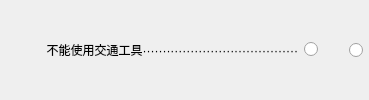
              <widget class="QWidget" name="widget_73" native="true">
               <property name="sizePolicy">
                <sizepolicy hsizetype="Preferred" vsizetype="Fixed">
                 <horstretch>0</horstretch>
                 <verstretch>0</verstretch>
                </sizepolicy>
               </property>
               <layout class="QHBoxLayout" name="horizontalLayout_63">
                <property name="leftMargin">
                 <number>0</number>
                </property>
                <property name="topMargin">
                 <number>0</number>
                </property>
                <property name="rightMargin">
                 <number>6</number>
                </property>
                <property name="bottomMargin">
                 <number>0</number>
                </property>
                <item>
                 <widget class="QLabel" name="label_82">
                  <property name="sizePolicy">
                   <sizepolicy hsizetype="Expanding" vsizetype="Fixed">
                    <horstretch>0</horstretch>
                    <verstretch>0</verstretch>
                   </sizepolicy>
                  </property>
                  <property name="text">
                   <string>              不能使用交通工具·······································</string>
                  </property>
                  <property name="alignment">
                   <set>Qt::AlignLeading|Qt::AlignLeft|Qt::AlignVCenter</set>
                  </property>
                 </widget>
                </item>
                <item>
                 <widget class="QRadioButton" name="radioButton_126">
                  <property name="sizePolicy">
                   <sizepolicy hsizetype="Fixed" vsizetype="Fixed">
                    <horstretch>0</horstretch>
                    <verstretch>0</verstretch>
                   </sizepolicy>
                  </property>
                  <property name="layoutDirection">
                   <enum>Qt::RightToLeft</enum>
                  </property>
                  <property name="text">
                   <string/>
                  </property>
                 </widget>
                </item>
                <item>
                 <widget class="QRadioButton" name="radioButton_127">
                  <property name="sizePolicy">
                   <sizepolicy hsizetype="Fixed" vsizetype="Fixed">
                    <horstretch>0</horstretch>
                    <verstretch>0</verstretch>
                   </sizepolicy>
                  </property>
                  <property name="layoutDirection">
                   <enum>Qt::RightToLeft</enum>
                  </property>
                  <property name="text">
                   <string>    </string>
                  </property>
                 </widget>
                </item>
               </layout>
              </widget>
